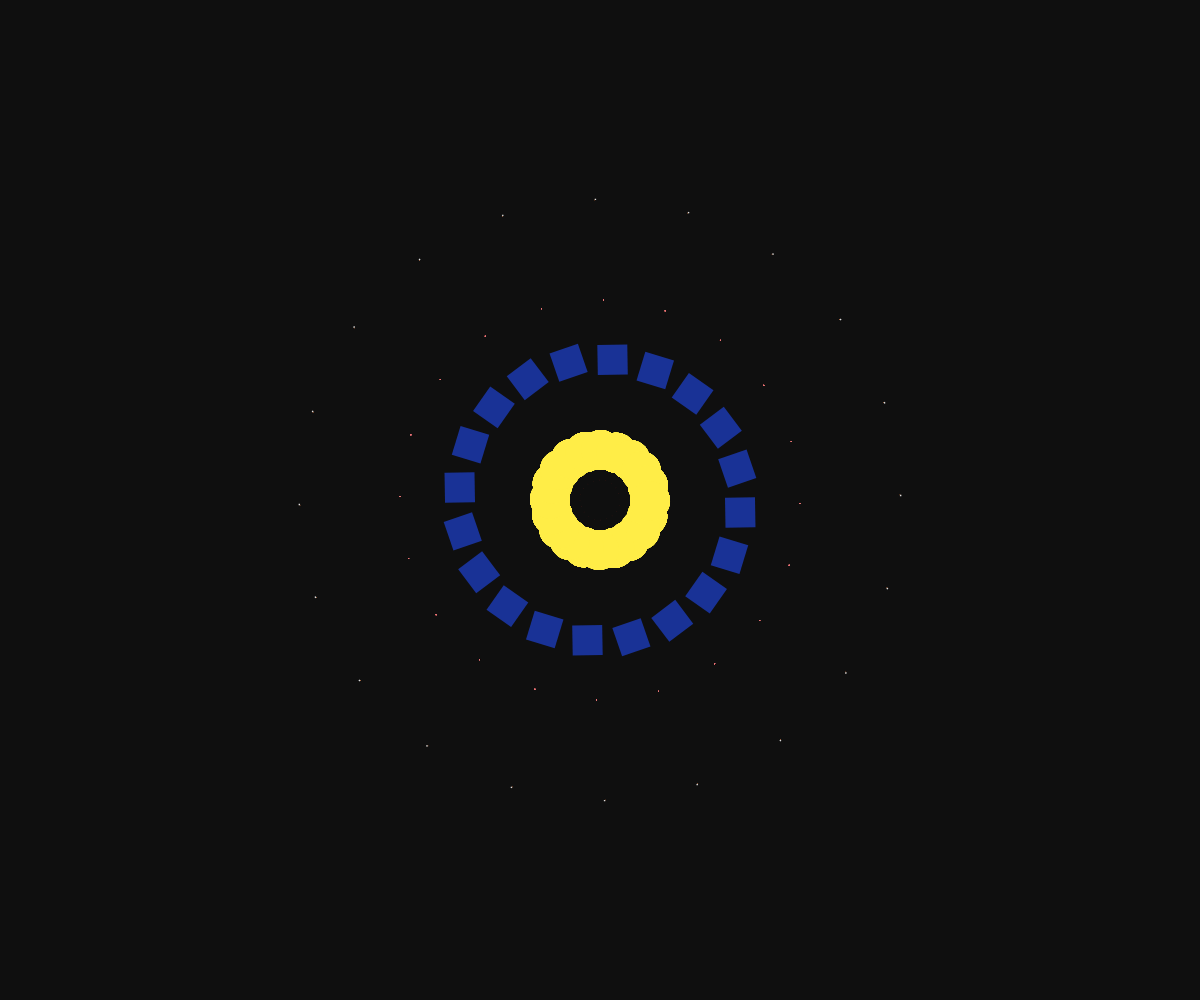
Frame 1 (no input)
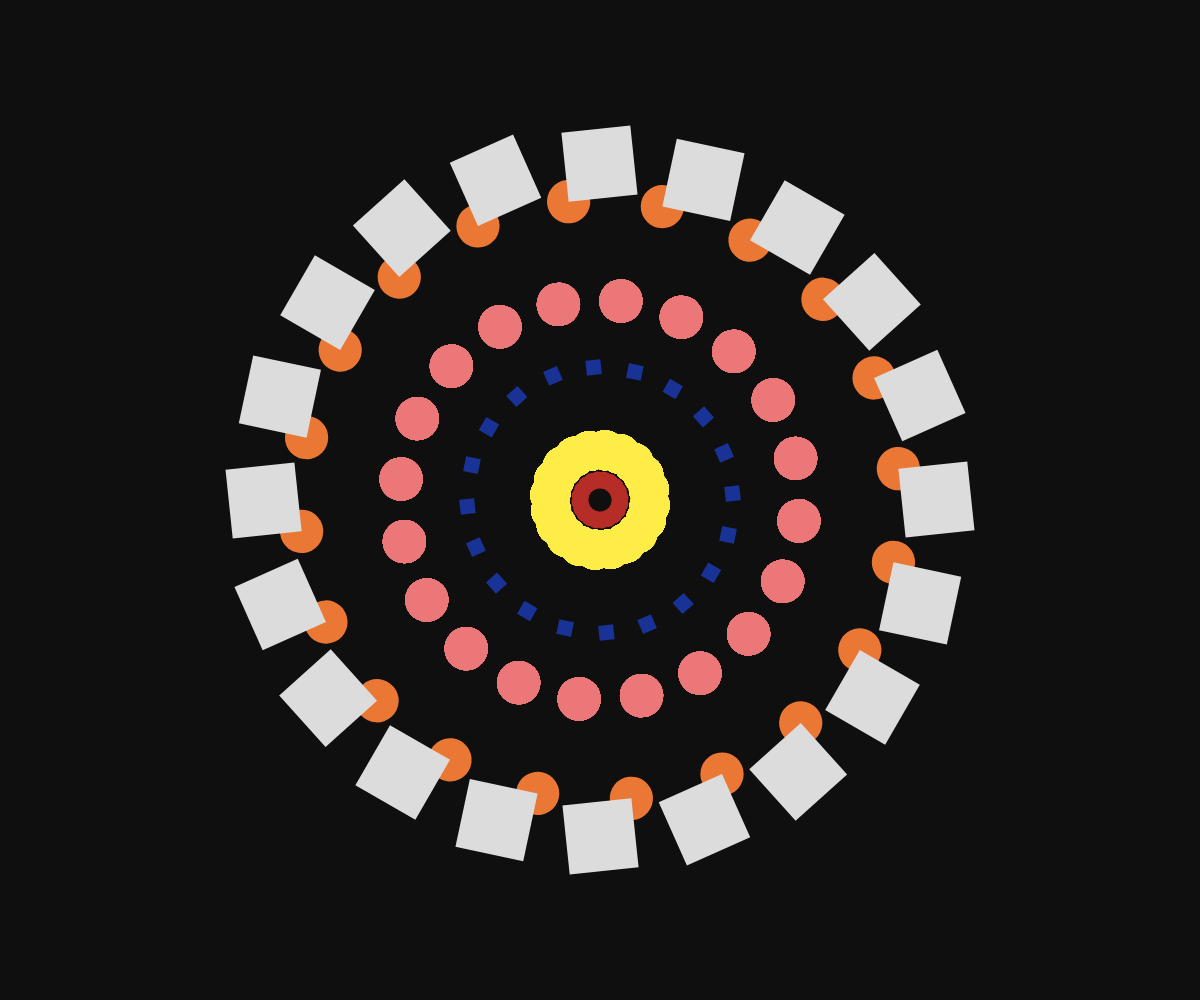
Frame 60 (no input)
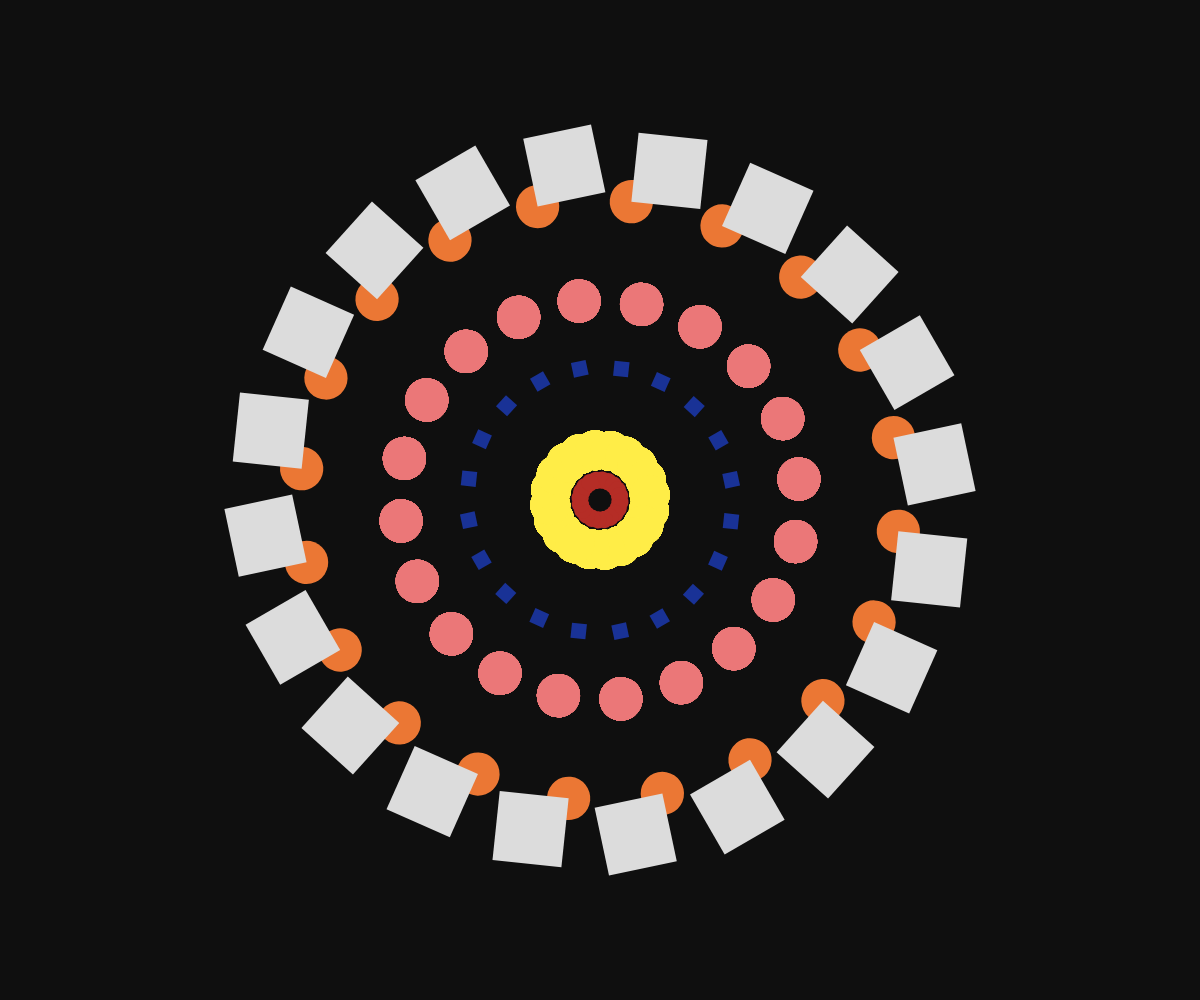
Frame 120 (the mouse pressed at the canvas centre since frame 60)

The p5.js sketch that drew these frames (run headless with seeded random() and noise() and a simulated clock; from frame 60 on, the mouse is pressed at the canvas centre):

// p5.js sketch
// ── sketch.js
/*let rotateBy = 45
function setup() {
  createCanvas(innerWidth, innerHeight);
  angleMode(DEGREES)

}

function draw() {
  background(15);

  //move the origin to the centre
  push();
  translate(width / 2, height / 2)

  for (let d = 0; d < 360; d += rotateBy) {
    
    rotate(rotateBy)
    rect(100, 0, 30)
    ellipse(250, 0, 50)
  }
  pop();
}
*/

let divisions = 20
function setup() {
  createCanvas(innerWidth, innerHeight);
  angleMode(DEGREES)

}

function draw() {
  background(15);

  //move the origin to the centre
  push();
  translate(width / 2, height / 2)
  rotate(-frameCount)
  noStroke();

  for (let i = 0; i < divisions; i += 1) {

    rotate(360 / divisions)


    fill(25, 50, 150)
    rect(125, 0, 30 * cos(frameCount))
    fill(235, 119, 52)
    ellipse(300, 0, 50 * sin(frameCount))
    fill(181, 45, 38)
    ellipse(20, 0, 20*sin(frameCount))
    fill(220)
    rect(300,0,80*sin(frameCount))
  }

  rotate(2 * frameCount)

  for (let i = 0; i < 360; i += 1) {

    rotate(360 / divisions)
    fill(235, 119, 120)
    ellipse(200, 0, 50 * sin(frameCount))
    fill(255, 237, 71)
    ellipse(50, 0, 40) 
  }
  pop();
}
